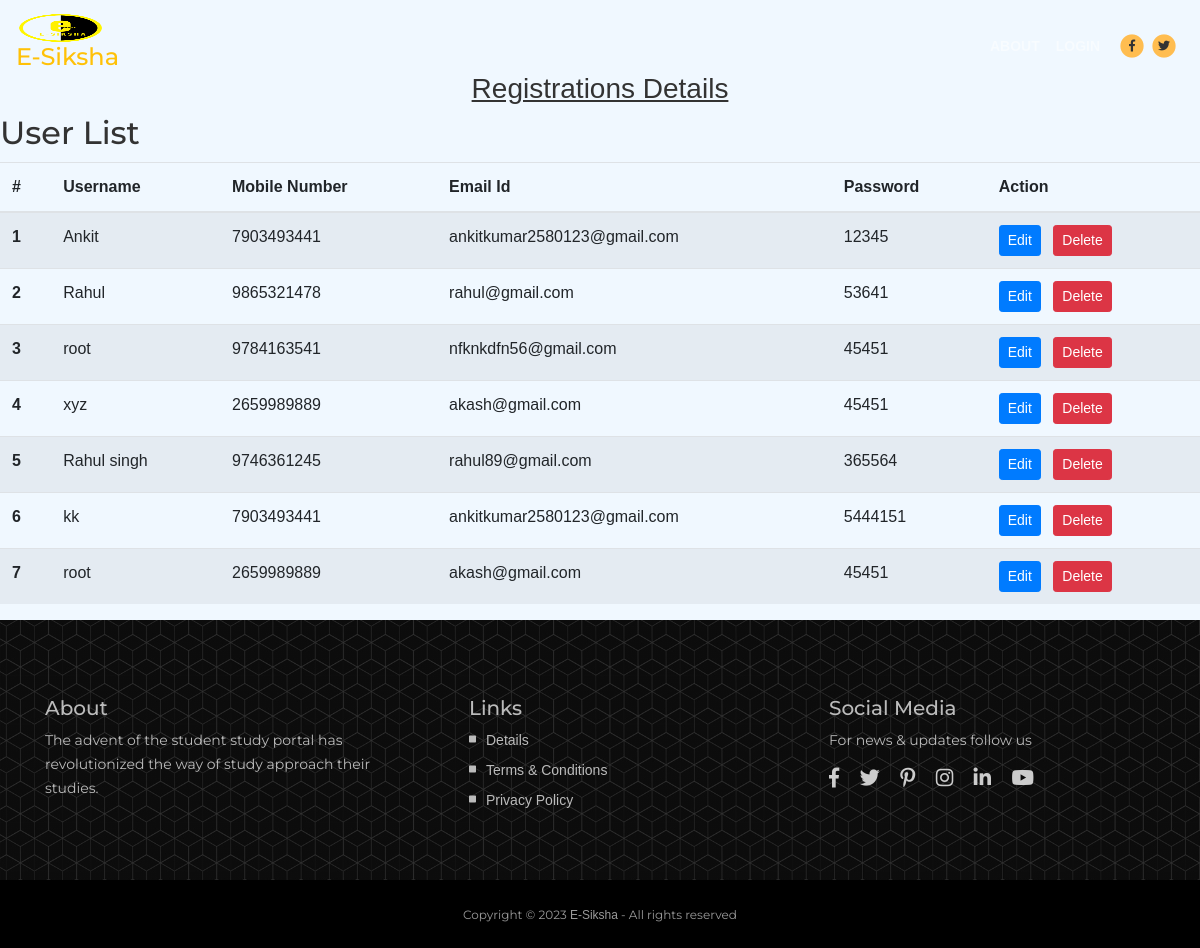
The page /userlist/ on the database its author committed.
### studyportal/models.py (models this page shows)
class Register(models.Model):
    username=models.CharField(null=False, max_length=50)
    mobile_no=models.IntegerField(null=False)
    email=models.CharField(max_length=15)
    password=models.CharField(max_length=255)

### studyportal/views.py (the view)
# urls.py: path('userlist/',views.user_list,name='userlist'),
def user_list(request):
    data=Register.objects.all()
    return render(request,'user_list.html',{'title':'User List','data':data})

### studyportal/templates/user_list.html
{% load static %}
{% include 'header.html' %}
  <h3 style="text-align: center; margin-top: 10px; text-decoration:underline; font-family: Arial, Helvetica, sans-serif; margin-top: 6%;">Registrations Details</h3>
  <table style="margin-top: 10px;" class="table table-striped">
    <thead>
      <tr>
        <h2>{{title}}</h2>
        <th scope="col">#</th>
        <th scope="col">Username</th>
        <th scope="col">Mobile Number</th>
        <th scope="col">Email Id</th>
        <th scope="col">Password</th>
        <th>Action</th>
      </tr>
    </thead>
    <tbody>
      {% for i in data %}
      <tr>
        <th scope="row">{{ forloop.counter }}</th>
        <td>{{ i.username }}</td>
        <td>{{ i.mobile_no }}</td>
        <td>{{ i.email }}</td>
        <td>{{ i.password }}</td>
        <td>
          <a class="btn btn-sm btn-primary text-white mr-2" href='{% url 'editUser' i.id %}'>Edit</a>
          <a class="btn btn-sm btn-danger text-white" href='{% url 'delete_user' i.id %}'>Delete</a>
        </td>
      </tr>
      {% endfor %}
    </tbody>
  </table>
  {% include 'footer.html' %}

### studyportal/templates/header.html (shortened to what this page needs)
 <!DOCTYPE html>
{% load static %}
<html lang="en">
<head>
    <link href="{% static 'css/bootstrap.css' %}" rel="stylesheet">
    <link rel="stylesheet" href="https://cdnjs.cloudflare.com/ajax/libs/font-awesome/6.1.0/css/all.min.css"
 />
    <link href="{% static 'css/swiper.css' %}" rel="stylesheet">
    <link href="{% static 'css/magnific-popup.css' %}" rel="stylesheet">
    <link href="{% static 'css/styles.css' %}" rel="stylesheet">
    <link rel="stylesheet" href="https://use.fontawesome.com/releases/v5.7.2/css/all.css"
 />
    <link rel="stylesheet" href="https://stackpath.bootstrapcdn.com/bootstrap/4.3.1/css/bootstrap.min.css"
 />
    <link rel="stylesheet" href="https://cdn.jsdelivr.net/npm/bootstrap@4.6.2/dist/css/bootstrap.min.css"
>
    <link rel="stylesheet" href="{% static 'CSS/main.css'%}">
    <link rel="stylesheet" href="https://stackpath.bootstrapcdn.com/bootstrap/4.3.1/css/bootstrap.min.css"
 />
    <link rel="stylesheet" href="https://use.fontawesome.com/releases/v5.7.2/css/all.css"
 />
    <link rel="stylesheet" href="{% static 'css/card2.css' %}">
</head>
<body data-spy="scroll" data-target=".fixed-top">
    <nav class="navbar navbar-expand-lg navbar-dark navbar-custom fixed-top">
        <a class="navbar-brand logo-image" href="index.html"><img src="{% static 'images/black logo.png' %}" alt="">
            <h4 style="color:#ffc107;">E-Siksha</h4>
        </a>
        <div class="collapse navbar-collapse" id="navbarsExampleDefault">
            <ul class="navbar-nav ml-auto">
                <li class="nav-item">
                    <a class="nav-link page-scroll" href="{% url 'about' %}">ABOUT</a>
                </li>
                <li class="nav-item dropdown">
                {% if 'username' in request.session %}
                <a class="nav-link page-scroll" href="{% url 'index' %}">LOGOUT</a>
                {% else %}
                <a class="nav-link page-scroll" href="{% url 'login' %}">LOGIN</a>
                {% endif %}
                </li>
            </ul>
            <span class="nav-item social-icons">
                <span class="fa-stack">
                    <a href="#your-link">
                        <i class="fas fa-circle fa-stack-2x"></i>
                        <i class="fab fa-facebook-f fa-stack-1x"></i>
                    </a>
                </span>
                <span class="fa-stack">
                    <a href="#your-link">
                        <i class="fas fa-circle fa-stack-2x"></i>
                        <i class="fab fa-twitter fa-stack-1x"></i>
                    </a>
                </span>
            </span>
        </div>
    </nav>

### studyportal/templates/footer.html (shortened to what this page needs)
  {% load static %}
    <div class="footer">
        <div class="container">
            <div class="row">
                <div class="col-md-4">
                    <div class="footer-col first">
                        <h5>About</h5>
                        <p class="p-small">The advent of the student study portal has revolutionized the way of study approach their studies.</p>
                    </div>
                </div>
                <div class="col-md-4">
                    <div class="footer-col third">
                        <h5>Links</h5>
                        <ul class="list-unstyled li-space-lg p-small">
                            <li class="media">
                                <i class="fas fa-square"></i>
                                <div class="media-body"><a href="#">Details</a></div>
                            </li>
                            <li class="media">
                                <i class="fas fa-square"></i>
                                <div class="media-body"><a href="#">Terms & Conditions</a></div>
                            </li>
                            <li class="media">
                                <i class="fas fa-square"></i>
                                <div class="media-body"><a href="#">Privacy Policy</a></div>
                            </li>
                        </ul>
                    </div>
                </div>
                <div class="col-md-4">
                    <div class="footer-col fourth">
                        <h5>Social Media</h5>
                        <p class="p-small">For news & updates follow us</p>
                        <a href="#your-link">
                            <i class="fab fa-facebook-f"></i>
                        </a>
                        <a href="#your-link">
                            <i class="fab fa-twitter"></i>
                        </a>
                        <a href="#your-link">
                            <i class="fab fa-pinterest-p"></i>
                        </a>
                        <a href="#your-link">
                            <i class="fab fa-instagram"></i>
                        </a>
                        <a href="#your-link">
                            <i class="fab fa-linkedin-in"></i>
                        </a>
                        <a href="#your-link">
                            <i class="fab fa-youtube"></i>
                        </a>
                    </div>
                </div>
            </div>
        </div>
    </div>
    <div class="copyright">
        <div class="container">
            <div class="row">
                <div class="col-lg-12">
                    <p class="p-small">Copyright © 2023 <a href="#">E-Siksha</a> - All rights reserved</p>
                </div>
            </div>
        </div>
    </div>
</body>
</html>

### studyportal/static/css/styles.css (style rules this page uses)
body, html { width: 100%; height: 100%; }
body, p { color: #555; font: 400 1rem/1.625rem "Montserrat", sans-serif; }
.p-small { font: 400 0.875rem/1.5rem "Montserrat", sans-serif; }
h2 { color: #333; font: 700 2.25rem/2.875rem "Montserrat", sans-serif; }
h3 { color: #333; font: 700 1.625rem/2.125rem "Montserrat", sans-serif; }
h4 { color: #333; font: 700 1.25rem/1.875rem "Montserrat", sans-serif; }
h5 { color: #333; font: 700 1.125rem/1.75rem "Montserrat", sans-serif; }
.li-space-lg li { margin-bottom: 0.375rem; }
a { color: #555; text-decoration: underline; }
.navbar-custom { background-color: #fff; box-shadow: 0 0.0625rem 0.375rem 0 rgba(0, 0, 0, 0.04); font: 600 0.875rem/0.875rem "Montserrat", sans-serif; transition: all 0.2s; }
.navbar-custom .navbar-brand.logo-image img { width: 5.5625rem; height: 1.875rem; }
.navbar-custom .navbar-nav { margin-top: 0.75rem; margin-bottom: 0.5rem; }
.navbar-custom .nav-item .nav-link { padding: 0.625rem 0.75rem; color: #333; text-decoration: none; transition: all 0.2s ease; }
.navbar-custom .social-icons { display: none; }
.footer { padding-top: 4.75rem; padding-bottom: 2rem; background: linear-gradient(to bottom right, rgba(0, 0, 0, 0.8), rgba(0, 0, 0, 0.8)), url('../images/header-background.jpg') center center no-repeat; background-size: cover; }
.footer .footer-col { margin-bottom: 2.25rem; }
.footer h5 { margin-bottom: 0.5rem; }
.footer a { text-decoration: none; }
.footer h5, .footer p, .footer a { color: #bbb; }
.footer .list-unstyled .fas { color: #bbb; font-size: 0.5rem; line-height: 1.375rem; }
.footer .list-unstyled .media-body { margin-left: 0.625rem; }
.footer .fab { margin-bottom: 0.75rem; margin-right: 1rem; color: #ccc; font-size: 1.25rem; transition: all 0.2s ease; }
.copyright { padding-top: 1.5rem; padding-bottom: 0.375rem; background-color: #000; text-align: center; }
.copyright .p-small { color: #999; font-size: 0.75rem; line-height: 1.375rem; }
.copyright a { color: #999; }
@media (min-width: 992px) { .navbar-custom { padding: 2.125rem 1.5rem 2.125rem 2rem; background: transparent; box-shadow: none; } }
@media (min-width: 992px) { .navbar-custom .navbar-nav { margin-top: 0; margin-bottom: 0; } }
@media (min-width: 992px) { .navbar-custom .nav-item .nav-link { padding: 0.25rem 0.75rem; color: #eee; } }
@media (min-width: 992px) { .navbar-custom .social-icons { display: block; margin-right: 0.5rem; margin-left: 0.5rem; } }
@media (min-width: 992px) { .navbar-custom .fa-stack { width: 2em; margin-left: 0.25rem; font-size: 0.75rem; } }
@media (min-width: 992px) { .navbar-custom .fa-stack-2x { color: #ffbd50; transition: all 0.2s ease; } }
@media (min-width: 992px) { .navbar-custom .fa-stack-1x { color: #333; transition: all 0.2s ease; } }
@media (min-width: 1200px) { .footer .footer-col.first { margin-right: 1.5rem; } }
@media (min-width: 1200px) { .footer .footer-col.third { margin-left: 2.75rem; } }
@media (min-width: 1200px) { .footer .footer-col.fourth { margin-left: 1.5rem; } }
a { text-decoration: none !important; color: black; }

### studyportal/static/css/main.css (style rules this page uses)
* { margin:0; padding: 0; box-sizing: border-box; font-family: "poppins",sans-serif; }
body { background-color: aliceblue; }

### studyportal/static/css/card2.css (style rules this page uses)
* { margin:0; padding: 0; box-sizing: border-box; font-family: "poppins",sans-serif; }
body { background-color: aliceblue; }

### rows shown on the page
Register: username "Ankit", mobile_no "7903493441", email "ankitkumar2580123@gmail.com", password "12345"
Register: username "Rahul", mobile_no "9865321478", email "rahul@gmail.com", password "53641"
Register: username "root", mobile_no "9784163541", email "nfknkdfn56@gmail.com", password "45451"
Register: username "xyz", mobile_no "2659989889", email "akash@gmail.com", password "45451"
Register: username "Rahul singh", mobile_no "9746361245", email "rahul89@gmail.com", password "365564"
Register: username "kk", mobile_no "7903493441", email "ankitkumar2580123@gmail.com", password "5444151"
Register: username "root", mobile_no "2659989889", email "akash@gmail.com", password "45451"

### other values the page prints
{{ title }} "User List"
